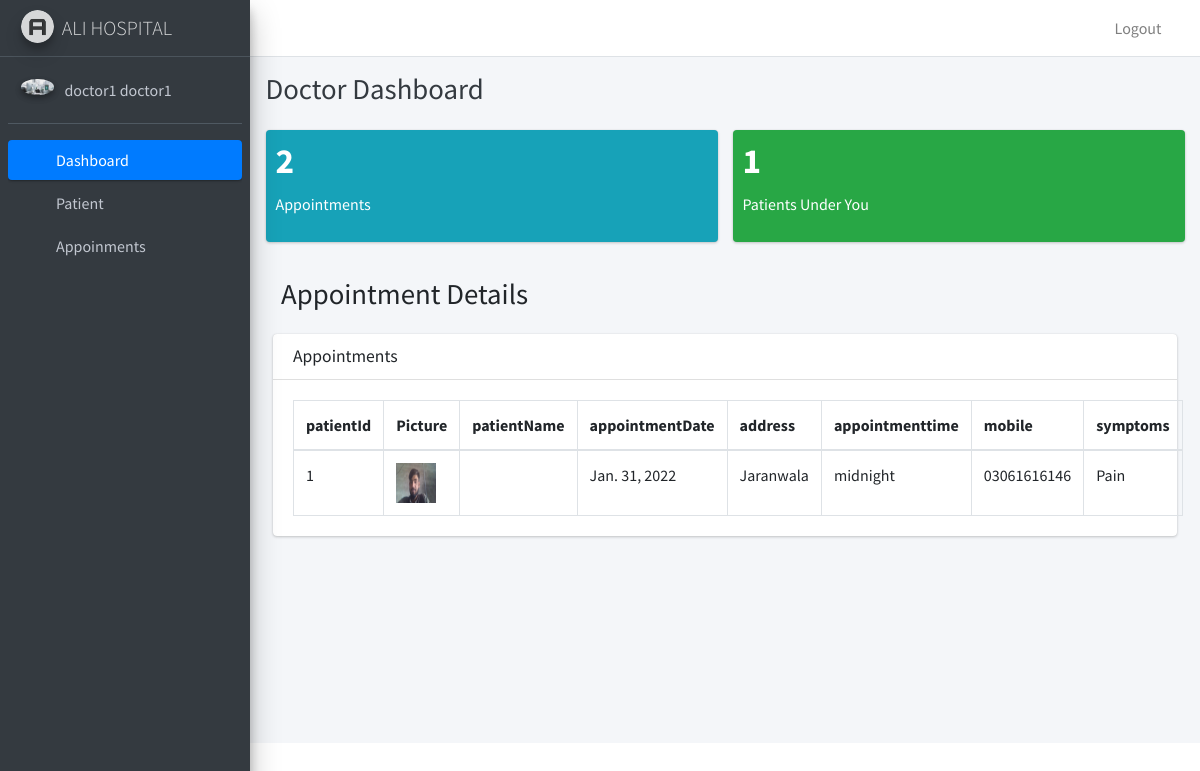
Screenshot of /doctor_dashboard (signed in) with the database file from the repository.
### hospitalapp/models.py (models this page shows, shortened)
class Doctormodel(models.Model):
    user=models.OneToOneField(User,on_delete=models.CASCADE)
    profile_pic= models.ImageField(upload_to='DoctorProfilePic/',null=True,blank=True)
    address = models.CharField(max_length=40)
    mobile = models.CharField(max_length=20,null=True)
    department= models.CharField(max_length=50,choices=departments,default='Cardiologist')
    status=models.BooleanField(default=False)

class Appointmentmodel(models.Model):
    patientId=models.PositiveIntegerField(null=True)
    doctorId=models.PositiveIntegerField(null=True)
    patientName=models.CharField(max_length=40,null=True)
    doctorName=models.CharField(max_length=40,null=True)
    appointmentDate=models.DateField(auto_now = True)
    appointmenttime = models.TimeField(default='00:00')
    description=models.TextField(max_length=500)
    status=models.BooleanField(default=False)

class Patientmodel(models.Model):
    user=models.OneToOneField(User,on_delete=models.CASCADE)
    profile_pic= models.ImageField(upload_to='PatientProfilePic/',null=True,blank=True)
    address = models.CharField(max_length=40)
    mobile = models.CharField(max_length=20,null=False)
    symptoms = models.CharField(max_length=100,null=False)
    assignedDoctorname = models.ForeignKey(Doctormodel,on_delete=models.CASCADE,null=True)
    assignedDoctorId = models.PositiveIntegerField(null=True)
    admitDate=models.DateField(auto_now=True)
    status=models.BooleanField(default=False)

### hospitalapp/views.py (the view)
# urls.py: path("doctor_dashboard",doctor_dashboard,name="doctor_dashboard"),
def doctor_dashboard(request):
    patientscount = Patientmodel.objects.all().filter(status = True, assignedDoctorId = request.user.id).count()
    appointmentscount = Appointmentmodel.objects.all().filter(status = True, doctorId = request.user.id).count()
    doctor_profile_pic = Doctormodel.objects.get(user_id = request.user.id)
    appointments = Appointmentmodel.objects.all().filter(status = True,doctorId = request.user.id).order_by("-id")
    patientid = []
    for a in appointments:
        patientid.append(a.patientId)
    patients = Patientmodel.objects.all().filter(status = True,user_id__in = patientid).order_by("-id")
    combine_appointment_patient = zip(appointments,patients)
    return render(request,'doctor_dashboard.html',{"patientscount":patientscount,"appointmentscount":appointmentscount,"combine_appointment_patient":combine_appointment_patient,"doctor_profile_pic":doctor_profile_pic})

### templates/doctor_dashboard.html
{% extends "doctor_base.html"%} {% block content %}
<body class="hold-transition sidebar-mini layout-fixed">
    <div class="wrapper">
        <div class="content-wrapper">
            <div class="content-header">
                <div class="container-fluid">
                    <div class="row mb-2">
                        <div class="col-sm-6">
                            <h1 class="m-0 text-dark">Doctor Dashboard</h1>
                        </div>
                    </div>
                </div>
            </div>
            <section class="content">
                <div class="container-fluid">
                    <div class="row">
                        <div class="col-lg-6 col-6">
                            <div class="small-box bg-info">
                                <div class="inner">
                                    <h3>{{appointmentscount}}</h3>
                                    <p>Appointments</p>
                                </div>
                            </div>
                        </div>
                        <div class="col-lg-6 col-6">
                            <div class="small-box bg-success">
                                <div class="inner">
                                    <h3>{{patientscount}}</h3>
                                    <p>Patients Under You</p>
                                </div>
                            </div>
                        </div>
                    </div>
                    <section class="content-header">
                        <div class="container-fluid">
                            <div class="row mb-2">
                                <div class="col-sm-6">
                                    <h1>Appointment Details</h1>
                                </div>
                            </div>
                        </div>
                    </section>
                    <section class="content">
                        <div class="container-fluid">
                            <div class="row">
                                <div class="col-md-12">
                                    <div class="card">
                                        <div class="card-header">
                                            <h3 class="card-title">Appointments</h3>
                                        </div>
                                        <div class="card-body">
                                            <table class="table table-bordered">
                                                <thead>
                                                    <tr>
                                                        <th>patientId</th>
                                                        <th>Picture</th>
                                                        <th>patientName</th>
                                                        <th>appointmentDate</th>
                                                        <th>address</th>
                                                        <th>appointmenttime</th>
                                                        <th>mobile</th>
                                                        <th>symptoms</th>
                                                    </tr>
                                                </thead>
                                                <tbody>
                                                    {% for a,p in combine_appointment_patient %}
                                                    <tr>
                                                        <td>{{a.patientId}}</td>
                                                        <td><img src="/profile_pic/{{p.profile_pic}}" alt="" height="40px" width="40px"></td>
                                                        <td>{{a.patientName}}</td>
                                                        <td>
                                                            {{a.appointmentDate}}
                                                        </td>
                                                        <td>
                                                            {{p.address}}
                                                        </td>
                                                        <td>
                                                            {{a.appointmenttime}}
                                                        </td>
                                                        <td>
                                                            {{p.mobile}}
                                                        </td>
                                                        <td>
                                                            {{p.symptoms}}
                                                        </td>
                                                    </tr>
                                                    {% endfor %}
                                                </tbody>
                                            </table>
                                        </div>
                                    </div>
                                </div>
                            </div>
                        </div>
                    </section>
</body>{% endblock content %}

### templates/doctor_base.html (shortened to what this page needs)
<!DOCTYPE html> {% load static %}
<html>
<head>
    <link rel="stylesheet" href="{% static 'plugins/fontawesome-free/css/all.min.css' %}">
    <link rel="stylesheet" href="https://code.ionicframework.com/ionicons/2.0.1/css/ionicons.min.css' %}">
    <link rel="stylesheet" href="{% static 'plugins/tempusdominus-bootstrap-4/css/tempusdominus-bootstrap-4.min.css' %}">
    <link rel="stylesheet" href="{% static 'plugins/icheck-bootstrap/icheck-bootstrap.min.css' %}">
    <link rel="stylesheet" href="{% static 'plugins/jqvmap/jqvmap.min.css' %}">
    <link rel="stylesheet" href="{% static 'dist/css/adminlte.min.css' %}">
    <link rel="stylesheet" href="{% static 'plugins/overlayScrollbars/css/OverlayScrollbars.min.css' %}">
    <link rel="stylesheet" href="{% static 'plugins/daterangepicker/daterangepicker.css' %}">
    <link rel="stylesheet" href="{% static 'plugins/summernote/summernote-bs4.css' %}">
    <link rel="stylesheet" href="https://code.ionicframework.com/ionicons/2.0.1/css/ionicons.min.css">
</head>
<body>
    <nav class="main-header navbar navbar-expand navbar-white navbar-light">
        <div class="collapse navbar-collapse justify-content-between" id="navbarCollapse">
            <div class="navbar-nav" style=" margin-left: 90%;">
                <a href="/logout" class="nav-item nav-link">Logout</a>
            </div>
        </div>
    </nav>
    <aside class="main-sidebar sidebar-dark-primary elevation-4">
        <a href="{% url 'doctor_dashboard'%}" class="brand-link">
            <img src="{% static 'dist/img/AdminLTELogo.png' %}" alt="AdminLTE Logo" class="brand-image img-circle elevation-3" style="opacity: .8">
            <span class="brand-text font-weight-light">ALI HOSPITAL</span>
        </a>
        <div class="sidebar">
            <div class="user-panel mt-3 pb-3 mb-3 d-flex">
                <div class="image">
                    <img src="/profile_pic/{{doctor_profile_pic.profile_pic}}" class="img-circle elevation-2" alt="Doctor Image">
                </div>
                <div class="info">
                    <a href="{% url 'doctor_dashboard'%}" class="d-block">{{request.user.first_name}} {{request.user.last_name}}</a>
                </div>
            </div>
            <nav class="mt-2">
                <ul class="nav nav-pills nav-sidebar flex-column" data-widget="treeview" role="menu" data-accordion="false">
                    <li class="nav-item">
                        <a href="{% url 'doctor_dashboard'%}" class="nav-link active">
                            <i class="nav-icon fas fa-tachometer-alt"></i>
                            <p>
                                Dashboard
                            </p>
                        </a>
                    </li>
                    <li class="nav-item has-treeview">
                        <a href="#" class="nav-link">
                            <i class="nav-icon fas fa-user-injured"></i>
                            <p>
                                Patient
                                <i class="fas fa-angle-left right"></i>
                            </p>
                        </a>
                    </li>
                    <li class="nav-item has-treeview">
                        <a href="#" class="nav-link">
                            <i class="nav-icon fas fa-calendar-check"></i>
                            <p>
                                Appoinments
                                <i class="fas fa-angle-left right"></i>
                            </p>
                        </a>
                    </li>
                </ul>
            </nav>
        </div>
    </aside>
    {% block content %}{% endblock content %}
</body>
</html>

### rows the page displays
Doctormodel: profile_pic (picture)
Appointmentmodel: patientId "1", profile_pic (picture), appointmentDate "Jan. 31, 2022", address "Jaranwala", appointmenttime "midnight", mobile "03061616146", symptoms "Pain"

### other values shown
{{ request.user.first_name }} "doctor1"
{{ request.user.last_name }} "doctor1"
{{ appointmentscount }} "2"
{{ patientscount }} "1"
